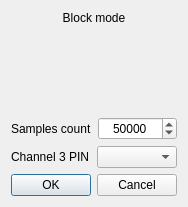
<?xml version="1.0" encoding="UTF-8"?>
<ui version="4.0">
 <class>BlockDialog</class>
 <widget class="QDialog" name="BlockDialog">
  <property name="geometry">
   <rect>
    <x>0</x>
    <y>0</y>
    <width>174</width>
    <height>206</height>
   </rect>
  </property>
  <property name="windowTitle">
   <string>Dialog</string>
  </property>
  <layout class="QVBoxLayout" name="verticalLayout">
   <item>
    <layout class="QVBoxLayout" name="verticalLayout_2">
     <item>
      <widget class="QLabel" name="label_2">
       <property name="text">
        <string>Block mode</string>
       </property>
       <property name="alignment">
        <set>Qt::AlignCenter</set>
       </property>
      </widget>
     </item>
     <item>
      <layout class="QHBoxLayout" name="horizontalLayout">
       <property name="topMargin">
        <number>0</number>
       </property>
       <item>
        <widget class="QToolButton" name="block_btn">
         <property name="minimumSize">
          <size>
           <width>120</width>
           <height>80</height>
          </size>
         </property>
         <property name="text">
          <string/>
         </property>
         <property name="icon">
          <iconset resource="resources.qrc">
           <normaloff>:/new/images/images/blocks.jpg</normaloff>:/new/images/images/blocks.jpg</iconset>
         </property>
         <property name="iconSize">
          <size>
           <width>120</width>
           <height>80</height>
          </size>
         </property>
         <property name="checkable">
          <bool>false</bool>
         </property>
         <property name="autoRaise">
          <bool>true</bool>
         </property>
        </widget>
       </item>
      </layout>
     </item>
    </layout>
   </item>
   <item>
    <layout class="QHBoxLayout" name="horizontalLayout_2">
     <item>
      <widget class="QLabel" name="label">
       <property name="text">
        <string>Samples count</string>
       </property>
      </widget>
     </item>
     <item>
      <widget class="QSpinBox" name="samples_count_spin">
       <property name="alignment">
        <set>Qt::AlignCenter</set>
       </property>
       <property name="minimum">
        <number>2</number>
       </property>
       <property name="maximum">
        <number>16777214</number>
       </property>
       <property name="value">
        <number>50000</number>
       </property>
      </widget>
     </item>
    </layout>
   </item>
   <item>
    <layout class="QHBoxLayout" name="horizontalLayout_7">
     <item>
      <widget class="QLabel" name="label_8">
       <property name="text">
        <string>Channel 3 PIN</string>
       </property>
      </widget>
     </item>
     <item>
      <widget class="QComboBox" name="ch3_combo"/>
     </item>
    </layout>
   </item>
   <item>
    <widget class="QDialogButtonBox" name="buttonBox">
     <property name="orientation">
      <enum>Qt::Horizontal</enum>
     </property>
     <property name="standardButtons">
      <set>QDialogButtonBox::Cancel|QDialogButtonBox::Ok</set>
     </property>
    </widget>
   </item>
  </layout>
 </widget>
 <resources>
  <include location="resources.qrc"/>
 </resources>
 <connections>
  <connection>
   <sender>buttonBox</sender>
   <signal>accepted()</signal>
   <receiver>BlockDialog</receiver>
   <slot>accept()</slot>
   <hints>
    <hint type="sourcelabel">
     <x>248</x>
     <y>254</y>
    </hint>
    <hint type="destinationlabel">
     <x>157</x>
     <y>274</y>
    </hint>
   </hints>
  </connection>
  <connection>
   <sender>buttonBox</sender>
   <signal>rejected()</signal>
   <receiver>BlockDialog</receiver>
   <slot>reject()</slot>
   <hints>
    <hint type="sourcelabel">
     <x>316</x>
     <y>260</y>
    </hint>
    <hint type="destinationlabel">
     <x>286</x>
     <y>274</y>
    </hint>
   </hints>
  </connection>
 </connections>
</ui>
